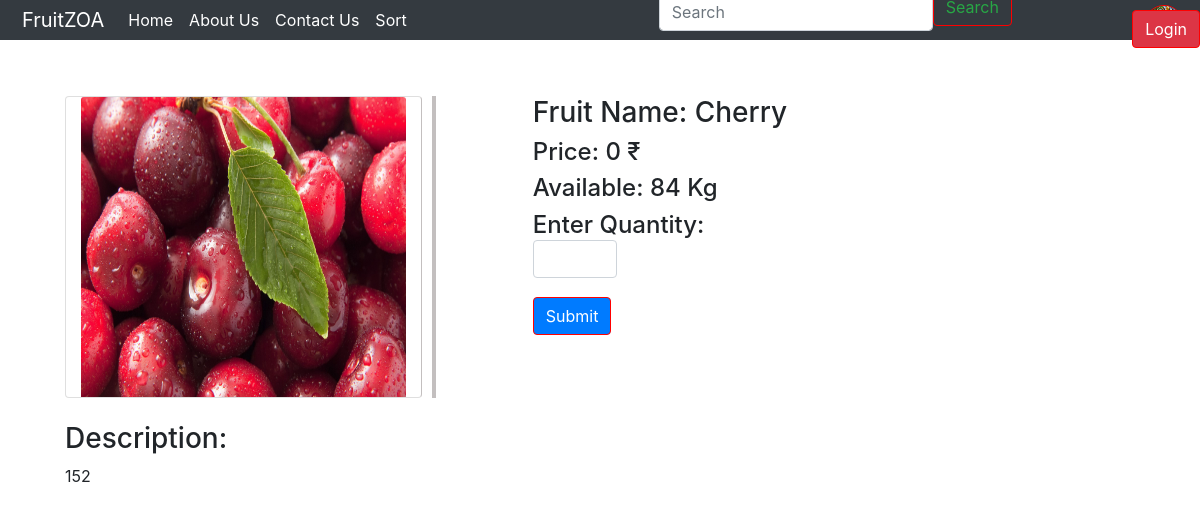
Screenshot of /buynow.php?link=3 with the database file from the repository.
### tables this page shows
CREATE TABLE `fruitdata` (
  `id` int(15) NOT NULL,
  `Name` varchar(50) NOT NULL,
  `Discription` varchar(300) NOT NULL,
  `ImgURl` varchar(100) NOT NULL,
  `Quantity` int(11) NOT NULL,
  `Qty_pur` int(10) NOT NULL,
  `Price` int(6) NOT NULL,
  `pur_price` int(6) NOT NULL,
  `sold_items` int(10) NOT NULL,
  `profit` int(10) NOT NULL
);

### buynow.php (the view, shortened to what this page needs)
<?php
include("navbar.php");
?>
<!DOCTYPE html>
<html>
<head>
</head>
<body>
	<br><br><br><br>
	<?php
	$id = $_GET['link'];
		?><script>
		<?php
	$query = "SELECT * FROM fruitdata WHERE id = '$id'";
	$sql = mysqli_query( $link, $query );
	$row = mysqli_fetch_array( $sql );
		?>
<div class="container-fluid row col-md-11">
	<div class="card col-md-4"> <img class="card-img-top" id="image" src="<?php echo $row[3]?>" alt="Card image cap">
	</div>
	<div class="line"></div>
	<div class="container col-md-6">
		<h3>Fruit Name: <?php echo $row[1];?> </h3>
		<h4>Price: <?php echo $row[5];?> ₹ </h4>
		<h4 id="qty">Available: <?php echo $row[4];?> Kg </h4>
		<form action="" method="post">
			<h4>Enter Quantity:<input type="number" onkeypress="myFunction()" id="qty" name="quantity" class="form-control col-md-2" required>
			<br>
			<input type="submit" class="btn btn-primary"onclick="data()">
		</form>
		</div>
	</div>
	<br>
	<div class="container-fluid col-md-11">
	<H3>Description:</H3>
	<p><?php echo $row[2];?></p>
	</div>
	</body>
</html>

### buynow.php (style rules this page uses)
.container-fluid { position: relative; margin: auto; right: 0; left: 0; }
.card { border-right:1px solid #C3BFBF; }
.line { margin-left: 10px; border:2px solid #C3BFBF; }
.btn { margin-top:-10px; border:1px solid red; }
#image { height: 300px; }

### rows the page displays
fruitdata: ImgURl (picture), Name "Cherry", Qty_pur "0", Quantity "84", Discription "152"
